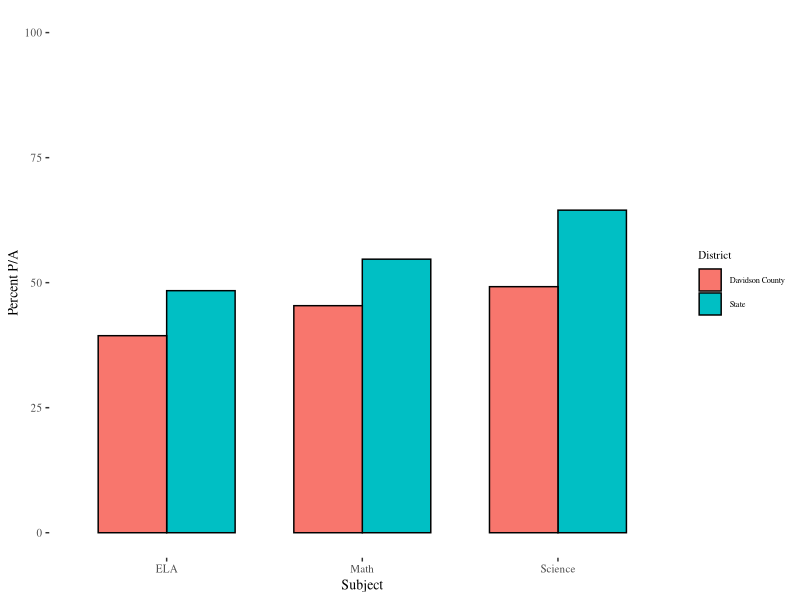
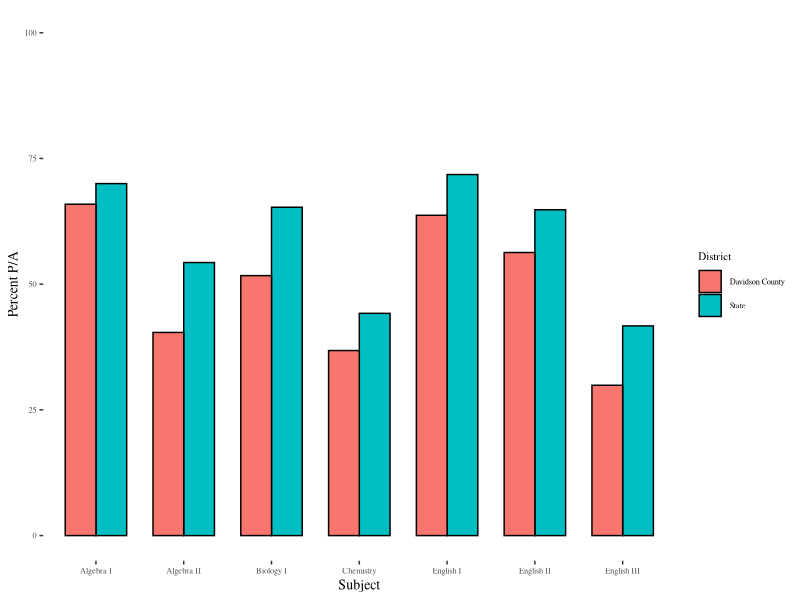

The R source for these figures, in order:
## ---- chunk 1

knitr::opts_chunk$set(echo = FALSE, message = FALSE, warning = FALSE)

library(readr)
library(tidyr)
library(dplyr)
library(ggplot2)

ach_profile <- read_csv("achievement_profile_data_with_CORE.csv") %>%
    rename("District" = system_name) %>%
    filter(District == "State of Tennessee" | District == "Davidson County") %>%
    mutate(District = ifelse(District == "State of Tennessee", "State", District))

## ---- chunk 2

ach_profile %>%
    rename("Black/Hispanic/Native American" = Pct_BHN, "Economically Disadvantaged" = Pct_ED, "Students with Disabilities" = Pct_SWD, "English Learners" = Pct_EL) %>%
    select(one_of(c("District", "Black/Hispanic/Native American", "Economically Disadvantaged", "Students with Disabilities", "English Learners"))) %>%
    gather("Subgroup", "Percentage of Students", 2:5) %>%
    spread("District", "Percentage of Students") %>%
    mutate_each(funs(paste0(., "%")), -Subgroup) %>%
    knitr::kable()

## ---- chunk 3

ach_profile %>%
    select(one_of(c("District", "Math", "ELA", "Science"))) %>%
    gather("Subject", "Percent P/A", 2:4) %>%
    ggplot(aes(x = Subject, y = `Percent P/A`)) +
        geom_bar(color = "black", aes(fill = District), stat = "identity", width = 0.7, position = "dodge") +
        coord_cartesian(ylim = c(0, 100)) +
        ggthemes::theme_tufte() + 
        theme(axis.title = element_text(size = 10), axis.text = element_text(size = 8),
            legend.title = element_text(size = 8), legend.text = element_text(size = 6))

## ---- chunk 4

ach_profile %>%
    select(one_of(c("District", "AlgI", "AlgII", "BioI", "Chemistry", "EngI", "EngII", "EngIII"))) %>%
    rename("Algebra I" = AlgI, "Algebra II" = AlgII, "Biology I" = BioI, "English I" = EngI, "English II" = EngII, "English III" = EngIII) %>%
    gather("Subject", "Percent P/A", 2:8) %>%
    ggplot(aes(x = Subject, y = `Percent P/A`)) +
        geom_bar(color = "black", aes(fill = District), stat = "identity", width = 0.7, position = "dodge") +
        coord_cartesian(ylim = c(0, 100)) +
        ggthemes::theme_tufte() + 
        theme(axis.title = element_text(size = 10), axis.text = element_text(size = 6),
            legend.title = element_text(size = 8), legend.text = element_text(size = 6))

